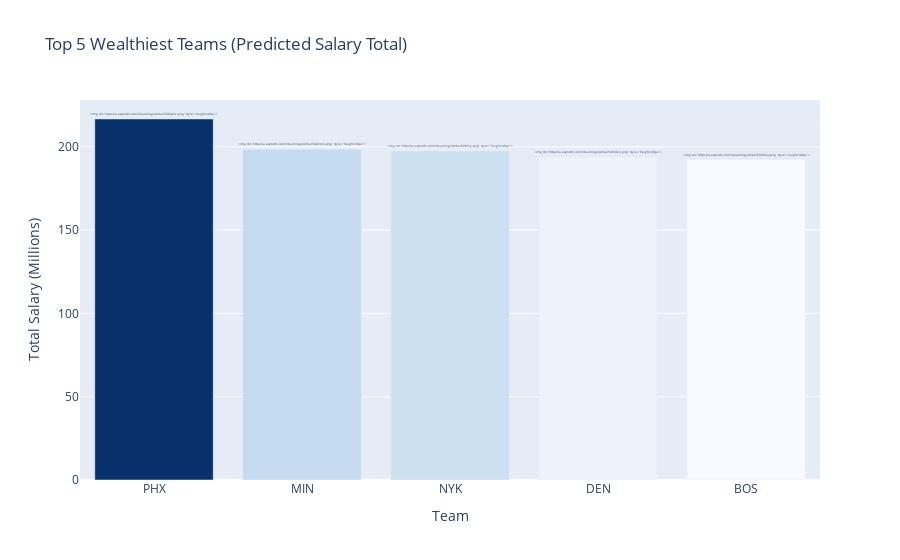
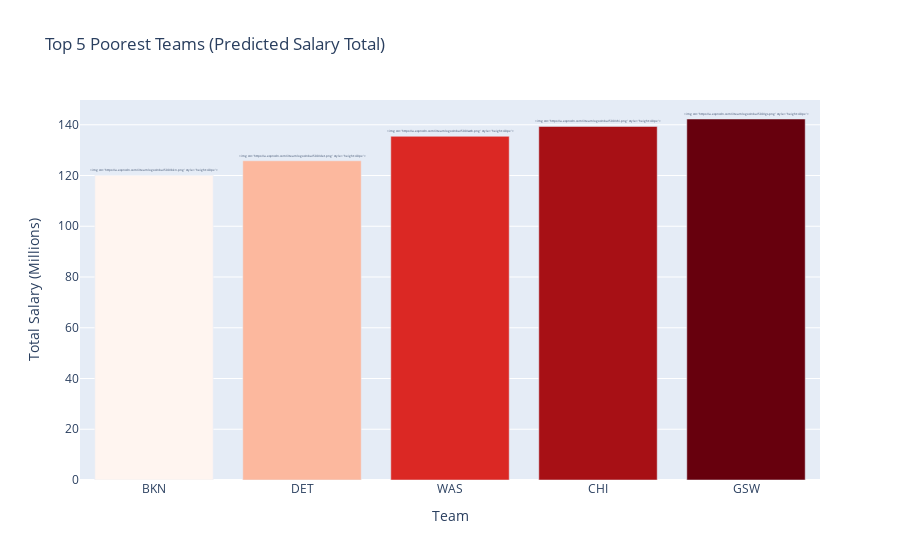

Source (notebook cell) for these figures, in order:
### Code cell
# import plotly.graph_objects as go
import plotly.express as px
import plotly.graph_objects as go

# Full NBA team logos dictionary (ESPN 500px logos)
team_logos = {
    "ATL": "https://a.espncdn.com/i/teamlogos/nba/500/atl.png",
    "BOS": "https://a.espncdn.com/i/teamlogos/nba/500/bos.png",
    "BKN": "https://a.espncdn.com/i/teamlogos/nba/500/bkn.png",
    "CHA": "https://a.espncdn.com/i/teamlogos/nba/500/cha.png",
    "CHI": "https://a.espncdn.com/i/teamlogos/nba/500/chi.png",
    "CLE": "https://a.espncdn.com/i/teamlogos/nba/500/cle.png",
    "DAL": "https://a.espncdn.com/i/teamlogos/nba/500/dal.png",
    "DEN": "https://a.espncdn.com/i/teamlogos/nba/500/den.png",
    "DET": "https://a.espncdn.com/i/teamlogos/nba/500/det.png",
    "GSW": "https://a.espncdn.com/i/teamlogos/nba/500/gs.png",
    "HOU": "https://a.espncdn.com/i/teamlogos/nba/500/hou.png",
    "IND": "https://a.espncdn.com/i/teamlogos/nba/500/ind.png",
    "LAC": "https://a.espncdn.com/i/teamlogos/nba/500/lac.png",
    "LAL": "https://a.espncdn.com/i/teamlogos/nba/500/lal.png",
    "MEM": "https://a.espncdn.com/i/teamlogos/nba/500/mem.png",
    "MIA": "https://a.espncdn.com/i/teamlogos/nba/500/mia.png",
    "MIL": "https://a.espncdn.com/i/teamlogos/nba/500/mil.png",
    "MIN": "https://a.espncdn.com/i/teamlogos/nba/500/min.png",
    "NOP": "https://a.espncdn.com/i/teamlogos/nba/500/no.png",
    "NYK": "https://a.espncdn.com/i/teamlogos/nba/500/ny.png",
    "OKC": "https://a.espncdn.com/i/teamlogos/nba/500/okc.png",
    "ORL": "https://a.espncdn.com/i/teamlogos/nba/500/orl.png",
    "PHI": "https://a.espncdn.com/i/teamlogos/nba/500/phi.png",
    "PHX": "https://a.espncdn.com/i/teamlogos/nba/500/phx.png",
    "POR": "https://a.espncdn.com/i/teamlogos/nba/500/por.png",
    "SAC": "https://a.espncdn.com/i/teamlogos/nba/500/sac.png",
    "SAS": "https://a.espncdn.com/i/teamlogos/nba/500/sa.png",
    "TOR": "https://a.espncdn.com/i/teamlogos/nba/500/tor.png",
    "UTA": "https://a.espncdn.com/i/teamlogos/nba/500/utah.png",
    "WAS": "https://a.espncdn.com/i/teamlogos/nba/500/wsh.png",
}

# ===== Wealthiest Teams Chart =====
teams_wealthiest = poorest_teams.sort_values(by="PREDICTED_SALARY", ascending=False)

fig_wealthiest = go.Figure()

fig_wealthiest.add_trace(
    go.Bar(
        x=teams_wealthiest['TEAM_ABBREVIATION'],
        y=teams_wealthiest['PREDICTED_SALARY'],
        marker=dict(color=teams_wealthiest['PREDICTED_SALARY'], colorscale="Blues"),
        text=[
            f"<img src='{team_logos[t]}' style='height:40px'>" if t in team_logos else ""
            for t in teams_wealthiest['TEAM_ABBREVIATION']
        ],
        textposition="outside"
    )
)

fig_wealthiest.update_layout(
    title="Top 5 Wealthiest Teams (Predicted Salary Total)",
    xaxis=dict(title="Team", categoryorder='total descending'),
    yaxis=dict(title="Total Salary (Millions)")
)

fig_wealthiest.show()
fig_wealthiest.write_html('../database/wealthiestTeams.html')

# ===== Poorest Teams Chart =====
teams_poorest = wealthiest_teams.sort_values(by="PREDICTED_SALARY", ascending=True)

fig_poorest = go.Figure()

fig_poorest.add_trace(
    go.Bar(
        x=teams_poorest['TEAM_ABBREVIATION'],
        y=teams_poorest['PREDICTED_SALARY'],
        marker=dict(color=teams_poorest['PREDICTED_SALARY'], colorscale="Reds"),
        text=[
            f"<img src='{team_logos[t]}' style='height:40px'>" if t in team_logos else ""
            for t in teams_poorest['TEAM_ABBREVIATION']
        ],
        textposition="outside"
    )
)

fig_poorest.update_layout(
    title="Top 5 Poorest Teams (Predicted Salary Total)",
    xaxis=dict(title="Team", categoryorder='total ascending'),
    yaxis=dict(title="Total Salary (Millions)")
)

fig_poorest.show()
fig_poorest.write_html('../database/poorestTeams.html')

### Figure 1 — Plotly figure (JSON) as saved in the notebook; plotly's stock layout.template omitted (floating-point values rounded to 4 significant figures)
{"data": [{"marker": {"color": [216.7, 198.5, 197.5, 193.8, 192.4], "colorscale": [[0, "rgb(247,251,255)"], [0.125, "rgb(222,235,247)"], [0.25, "rgb(198,219,239)"], [0.375, "rgb(158,202,225)"], [0.5, "rgb(107,174,214)"], [0.625, "rgb(66,146,198)"], [0.75, "rgb(33,113,181)"], [0.875, "rgb(8,81,156)"], [1, "rgb(8,48,107)"]]}, "text": ["<img src='https://a.espncdn.com/i/teamlogos/nba/500/phx.png' style='height:40px'>", "<img src='https://a.espncdn.com/i/teamlogos/nba/500/min.png' style='height:40px'>", "<img src='https://a.espncdn.com/i/teamlogos/nba/500/ny.png' style='height:40px'>", "<img src='https://a.espncdn.com/i/teamlogos/nba/500/den.png' style='height:40px'>", "<img src='https://a.espncdn.com/i/teamlogos/nba/500/bos.png' style='height:40px'>"], "textposition": "outside", "type": "bar", "x": ["PHX", "MIN", "NYK", "DEN", "BOS"], "y": [216.7, 198.5, 197.5, 193.8, 192.4]}], "layout": {"title": {"text": "Top 5 Wealthiest Teams (Predicted Salary Total)"}, "xaxis": {"categoryorder": "total descending", "title": {"text": "Team"}}, "yaxis": {"title": {"text": "Total Salary (Millions)"}}}}

### Figure 2 — Plotly figure (JSON) as saved in the notebook; plotly's stock layout.template omitted (floating-point values rounded to 4 significant figures)
{"data": [{"marker": {"color": [120.1, 125.8, 135.4, 139.3, 142.3], "colorscale": [[0, "rgb(255,245,240)"], [0.125, "rgb(254,224,210)"], [0.25, "rgb(252,187,161)"], [0.375, "rgb(252,146,114)"], [0.5, "rgb(251,106,74)"], [0.625, "rgb(239,59,44)"], [0.75, "rgb(203,24,29)"], [0.875, "rgb(165,15,21)"], [1, "rgb(103,0,13)"]]}, "text": ["<img src='https://a.espncdn.com/i/teamlogos/nba/500/bkn.png' style='height:40px'>", "<img src='https://a.espncdn.com/i/teamlogos/nba/500/det.png' style='height:40px'>", "<img src='https://a.espncdn.com/i/teamlogos/nba/500/wsh.png' style='height:40px'>", "<img src='https://a.espncdn.com/i/teamlogos/nba/500/chi.png' style='height:40px'>", "<img src='https://a.espncdn.com/i/teamlogos/nba/500/gs.png' style='height:40px'>"], "textposition": "outside", "type": "bar", "x": ["BKN", "DET", "WAS", "CHI", "GSW"], "y": [120.1, 125.8, 135.4, 139.3, 142.3]}], "layout": {"title": {"text": "Top 5 Poorest Teams (Predicted Salary Total)"}, "xaxis": {"categoryorder": "total ascending", "title": {"text": "Team"}}, "yaxis": {"title": {"text": "Total Salary (Millions)"}}}}
